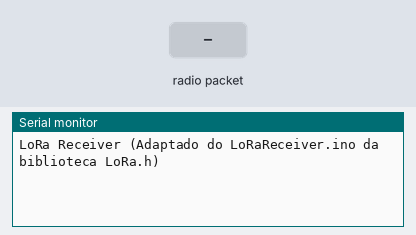
This sketch was run on a simulated ESP32. Parts: the last lines printed to the serial monitor. The inputs (shaded band) are chosen by the test bench. No radio packets arrive unless stated.

Above: at 1.2 s.
1.3 s: radio packet "1" arrives
At 1.8 s:
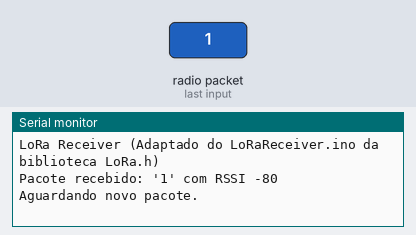
2.8 s: radio packet "0" arrives
At 4.0 s:
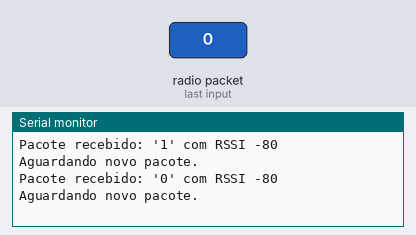
4.3 s: radio packet "2" arrives
At 5.3 s:
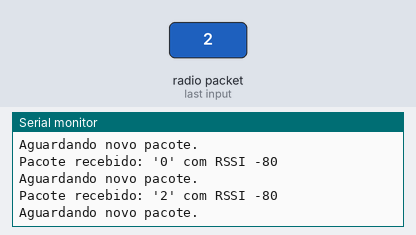

Measured:
- after the input at 1.3 s, the serial monitor: prints a new line at once (image 1)
- after the input at 2.8 s, the serial monitor: prints a new line at once (image 2)
- after the input at 4.3 s, the serial monitor: prints a new line at once (image 3)

The sketch:

Experimento12_LoRaReceiver.ino
```cpp
#include <SPI.h>
#include <LoRa.h>

const int pinoCS = 18;          // Pino de seleção do chip LoRa
const int pinoReset = 16;       // Pino de reset do chip LoRa
const int pinoIRQ = 26;         // mude de acordo com a placa; deve ser um pino de interrupção de hardware

bool pacoteRecebido = false;

void setup() {
  Serial.begin(9600);
  while (!Serial);

  LoRa.setPins(pinoCS, pinoReset, pinoIRQ);
  Serial.println("LoRa Receiver (Adaptado do LoRaReceiver.ino da biblioteca LoRa.h)");

  if (!LoRa.begin(915E6)) {
    Serial.println("Falha ao iniciar o LoRa!");
    while (1);
  }
}

void loop() {
  if (!pacoteRecebido && LoRa.parsePacket()) {
    // pacote recebido
    Serial.print("Pacote recebido: '");

    // lê o pacote
    while (LoRa.available()) {
      Serial.print((char)LoRa.read());
    }

    // imprime o RSSI do pacote
    Serial.print("' com RSSI ");
    Serial.println(LoRa.packetRssi());

    pacoteRecebido = true;
  } else if (pacoteRecebido && !LoRa.parsePacket()) {
    pacoteRecebido = false;
    Serial.println("Aguardando novo pacote.");
  }
}
```
